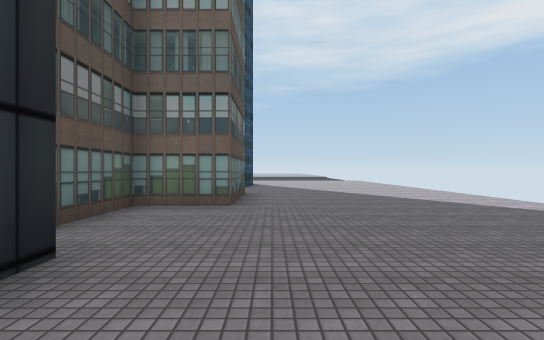
View 1 (above)

17 first-person views from a walk through a scene from a Unity 3-D project. The camera is 1.3 m above the floor, looks level and sees 85° across. The floor is counted in squares, 2 m on a side. Each view is taken from the middle of a square. On the plan, view 1 faces up. The plan holds only what a view shows up to about 9 squares ahead; the rest is blank. The place goes on beyond the plan. The player character is not drawn. Some surface patterns are stand-ins.

View 2
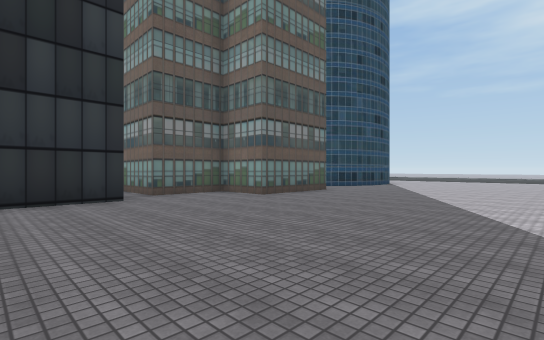

View 3
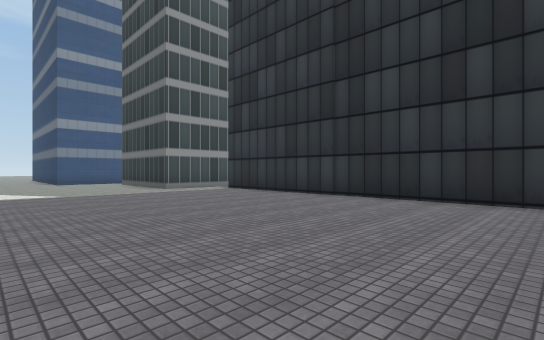

View 4
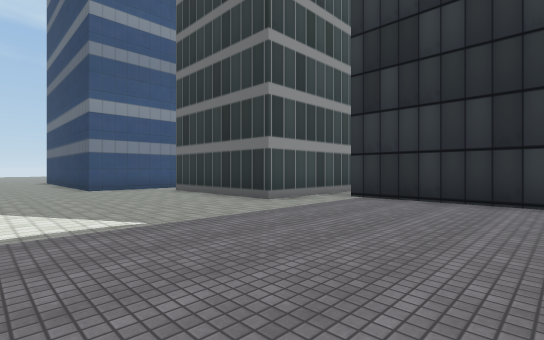

View 5
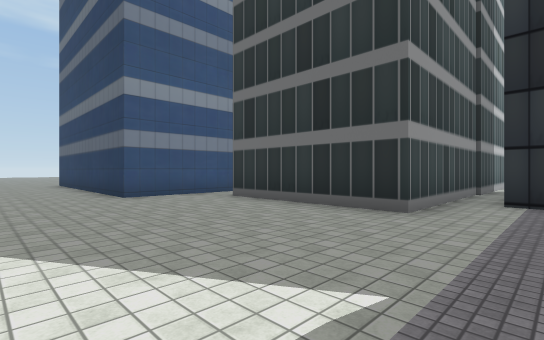

View 6
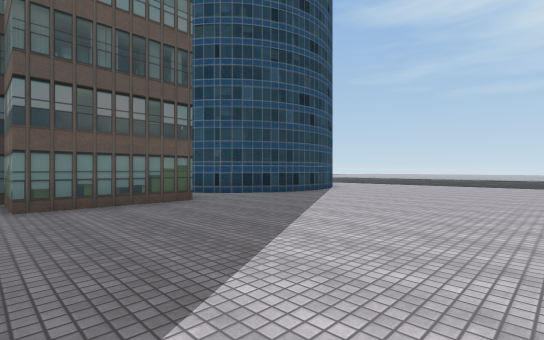

View 7
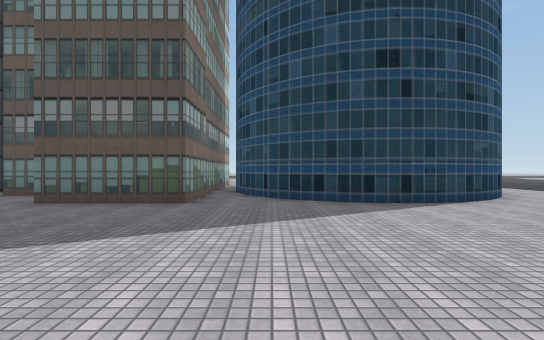

View 8
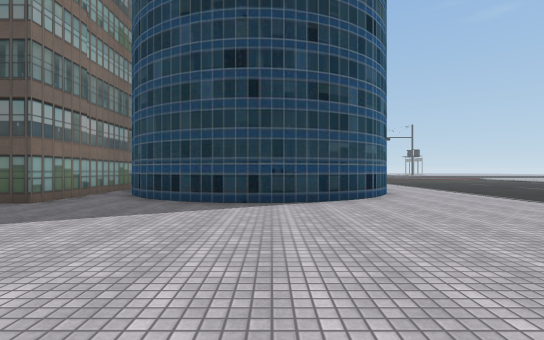

View 9
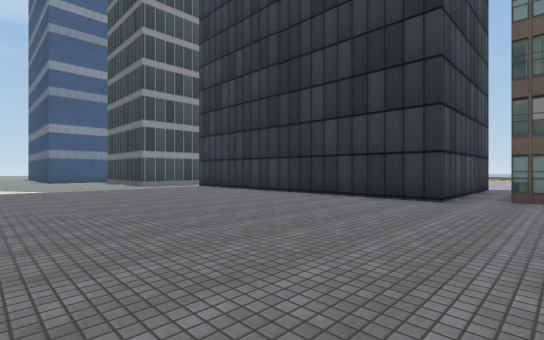

View 10
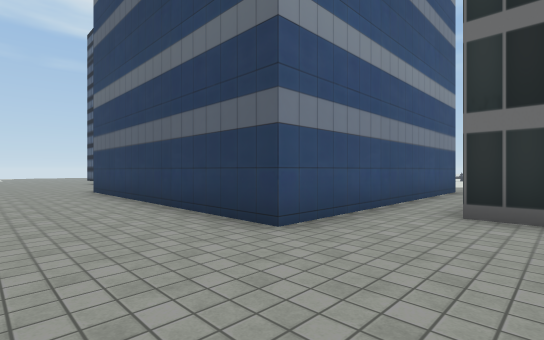

View 11
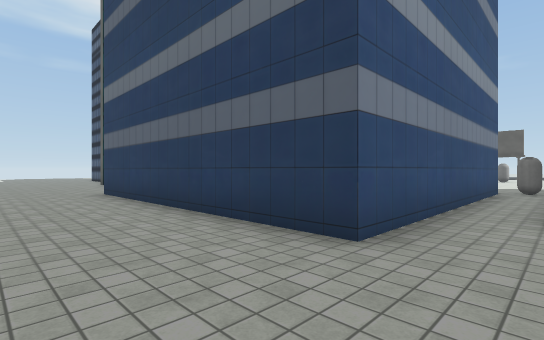

View 12
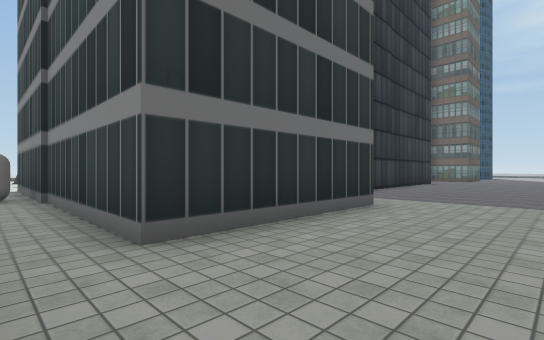

View 13
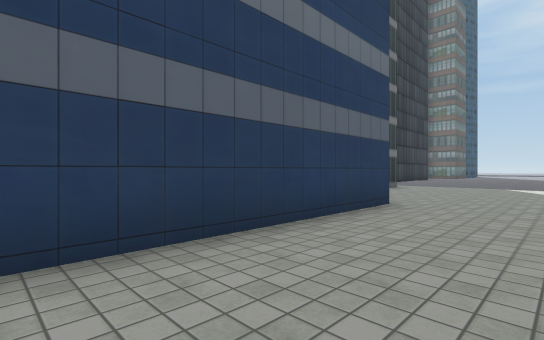

View 14
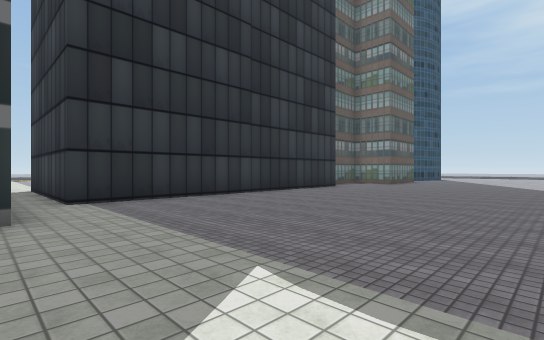

View 15
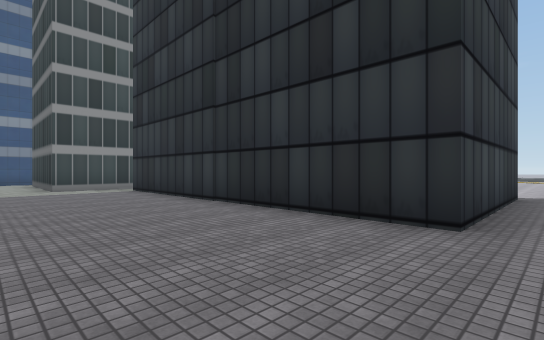

View 16
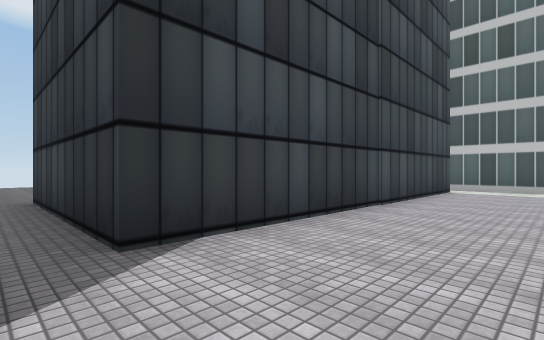

View 17
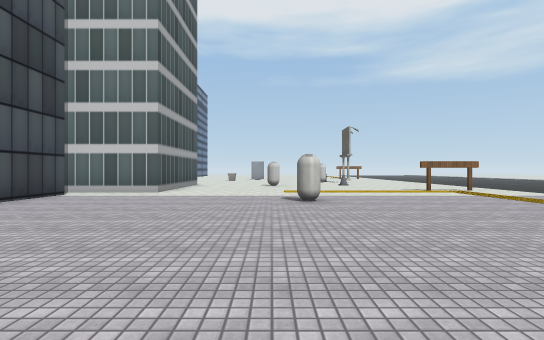

### Floor plan
Key: @ floor where view 1 was taken; # wall or solid block; . floor; B building; C capsule.
Columns run from 18 left of view 1 to 5 right of it. Each row starts with its distance up from view 1.
 14                  #......
 13                  #......
 12                 ##......
 11                ##.......
 10               ##B.......
  9               #.........
  8               ####......
  7                 ##......
  6                ###......
  5                #B.......
  4                #........
  3          ...............
  2          ...B####.......
  1       .  ...##  #.......
  0      ... ...#   #.@.....
 -1     ........#   #.......
 -2    .........#   #.......
 -3   ..........    #.......
 -4  ...........    #.......
 -5  ....C......#   #.......
 -6 ............#   #.......
 -7 ........................
 -8       ....########B.....
 -9                  ##.....
-10                   #.....
-11                   #.....
-12           #########.....
-13             .C..........
-14                     #...
-15                     #...
-16                     #...
-17                     #...
-18                     #...
-19                     #...

Positions as (right, up) in squares from view 1, and headings:
1: (0, 0), facing up
2: (5, 0), facing up-left
3: (5, 2), facing down-left
4: (5, -3), facing down-left
5: (5, -6), facing down-left
6: (5, 5), facing up-left
7: (5, 10), facing left
8: (5, 13), facing left
9: (5, 4), facing down-left
10: (5, -11), facing down-left
11: (5, -12), facing down-left
12: (3, -13), facing up-left
13: (5, -19), facing up-left
14: (5, -8), facing up-left
15: (2, 3), facing down-left
16: (-9, 3), facing down-right
17: (-12, 1), facing down
